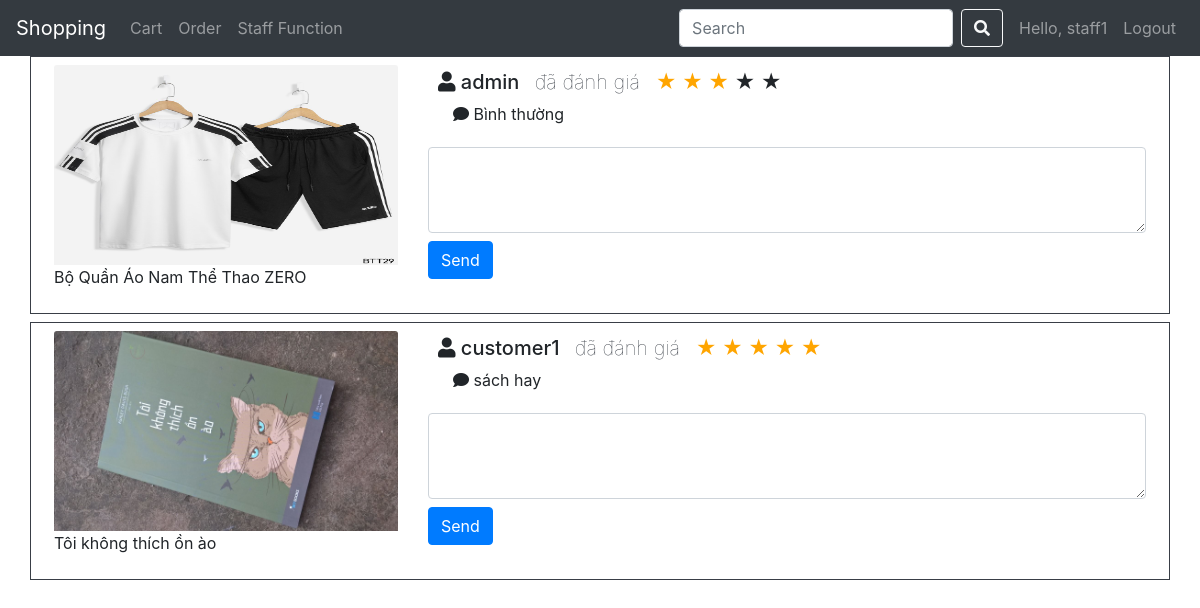
The app's page /feedback/ (signed in) with its own data.
### business/models.py (models this page shows, shortened)
class Review(models.Model):
  star = models.PositiveIntegerField()
  content = models.CharField(max_length=200)
  created_time = models.DateTimeField(auto_now_add=True)
  item = models.ForeignKey(Item, related_name="item_reviews", on_delete=models.CASCADE)
  customer = models.ForeignKey(Customer, related_name="customer_reviews", on_delete=models.CASCADE)

class Item(models.Model):
  name = models.CharField(max_length=100)
  brand = models.CharField(max_length=50)
  cost = models.FloatField()
  remaining_quantity = models.PositiveIntegerField()
  des = models.TextField()
  category = models.ForeignKey(Category, related_name="category_items", on_delete=models.CASCADE)
  image = models.ImageField(null=True)

class Customer(models.Model):
  user = models.OneToOneField(User, related_name="customer_info", on_delete=models.CASCADE)
  phone = models.CharField(max_length=15, blank=True, null=True)

### business/views.py (the view)
# urls.py: path("feedback/", views.feedback, name="feedback"),
@user_passes_test(lambda user : user.is_staff)
def feedback(request):
  if request.method == "GET":
    reviews = Review.objects.all()
    context = {
      "reviews": reviews,
      "dstars": [1,2,3,4,5],
    }
    return render(request, "feedback.html", context)
  elif request.method == "POST":
    feedback = ShopFeedback()
    feedback.review = Review.objects.get(pk=int(request.POST.get("review_id")))
    feedback.content = request.POST.get("content")
    feedback.save()
    return redirect(reverse("feedback"))

### templates/feedback.html (shortened to what this page needs)
{% extends "base.html" %}
{% load static %}
{% load humanize %}
{% block content %}
<div class="container">
  {% for review in reviews %}
  {% if not review.shop_feedback.all %}
  <div class="feedback-item row mb-2 p-2">
    <div class="col-4">
      <img src="{{ review.item.image.url }}" class="card-img-top" alt="..." height="200px">
      <p> {{ review.item.name }} </p>
    </div>
    <div class="col-8">
      <div class="user-comment">
        <h5 class="username head">
          <span><i class="fa fa-user"></i></span>
          {{ review.customer.user }}
          <span class="user-comment-rated"> đã đánh giá </span>
          {% for i in dstars %}
            {% if i <= review.star %}
              <span class="star rated">★</span>
            {% else %}
              <span class="star">★</span>
            {% endif %}
          {% endfor %}
        <p class="comment"><span><i class="fa fa-comment"></i></span> {{review.content}}</p>
      </div>
      <form action="" method="post">
        <textarea name="content" rows="3" class="form-control">{{ review.shop_feedback.all.0.content }}</textarea>
        <button class="btn btn-primary mt-2">Send</button>
      </form>
    </div>
  </div>
  {% endif %}
  {% endfor %}
</div>
{% endblock %}

### templates/base.html (shortened to what this page needs)
<!DOCTYPE html>
<html lang="en">
<head>
  {% load static %}
  {% load humanize %}
  <link rel="stylesheet" href="{% static 'bootstrap/css/bootstrap.min.css' %}">
  <link rel="stylesheet" href="{% static 'fontawesome-free-5.13.0-web/css/all.min.css' %}">
</head>
<body>
  <header>
    <nav class="navbar navbar-expand-lg navbar-dark bg-dark">
      <a class="navbar-brand" href="{% url 'home' %}">Shopping</a>
      <div class="collapse navbar-collapse" id="navbarNavAltMarkup">
        <div class="navbar-nav">
          <a class="nav-item nav-link" id="nav-cart" href="{% url 'cart' %}">Cart</a>
          <a class="nav-item nav-link" id="nav-order" href="{% url 'orderView' %}">Order</a>
          {% if request.user.is_staff %}
          <a class="nav-item nav-link" id="nav-staff" href="{% url 'staff_home' %}">Staff Function</a>
          {% endif %}
        </div>
        <div class="navbar-nav ml-auto">
          <form class="form-inline my-2 my-lg-0 mx-2" action="{% url 'search' %}" method="GET">
            <input class="form-control mr-sm-2" type="search" placeholder="Search" name="search_data" aria-label="Search" value="{{ search_data }}">
            <button class="btn btn-outline-light my-2 my-sm-0" type="submit"><i class="fas fa-search"></i></button>
          </form>
          {% if user.is_anonymous %}
          <a class="nav-item nav-link nav-user">Hello, Anonymous user</a>
          <a class="nav-item nav-link nav-func" href="{% url 'login'%}">Login</a>
          {% elif not user.is_anonymous %}
          <a class="nav-item nav-link nav-user" id="nav-account" href="{% url 'myAccount' %}">Hello, {{ user }}</a>
          {% endif %}
          {% if not user.is_anonymous%}
          <a class="nav-item nav-link nav-func" href="{% url 'logout'%}">Logout</a>
          {% endif %}
        </div>
      </div>
    </nav>
  </header>
  <main class="">
    {% block content %}
    {% endblock %}
  </main>
</body>
</html>

### templates/feedback.html (style rules this page uses)
.star { font-size: 20px; }
.rated { color: orange; }
.form-control { width: 100%; }
.user-comment { padding: 5px 10px; }
.user-comment-rated { margin: auto 10px; color: #393e46; font-weight: lighter; }
.comment { margin-left: 15px; }
.feedback-item { border: #393e46 1px solid; }

### records on screen
Review: item.image (picture), item.name "Bộ Quần Áo Nam Thể Thao ZERO", customer.user "admin", star 3 (drawn), content "Bình thường"
Review: item.image (picture), item.name "Tôi không thích ồn ào", customer.user "customer1", star 5 (drawn), content "sách hay"

### other values on screen
{{ user }} "staff1"
